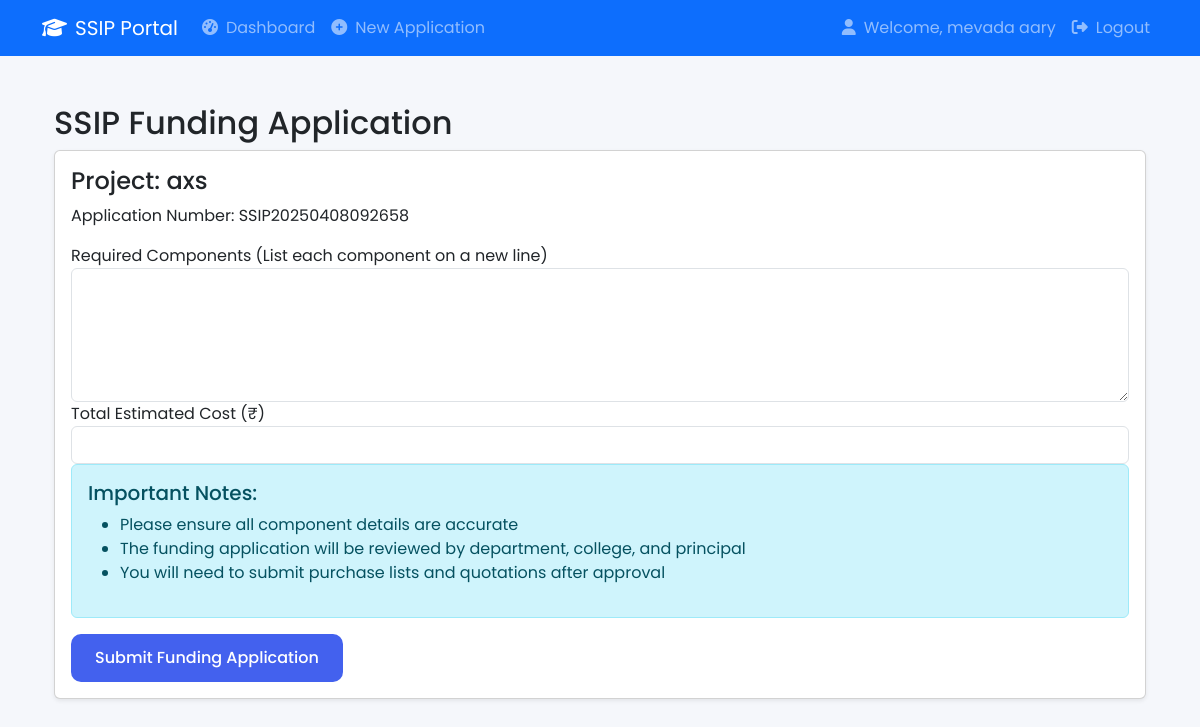
Screenshot of /new_funding_application/3 (signed in) with the database file from the repository.
### app.py (models this page shows, shortened)
class User(UserMixin, db.Model):
    id = db.Column(db.Integer, primary_key=True)
    email = db.Column(db.String(120), unique=True, nullable=False)
    password = db.Column(db.String(100), nullable=False)
    role = db.Column(db.String(20), nullable=False)  # student, dept_coord, college_coord, principal
    name = db.Column(db.String(100), nullable=False)
    department = db.Column(db.String(100))
    applications = db.relationship('Application', backref='applicant', lazy=True)

class Application(db.Model):
    id = db.Column(db.Integer, primary_key=True)
    application_number = db.Column(db.String(20), unique=True, nullable=False)
    project_title = db.Column(db.String(200), nullable=False)
    problem_statement = db.Column(db.Text, nullable=False)
    solution = db.Column(db.Text, nullable=False)
    team_members = db.Column(db.Text, nullable=False)
    required_components = db.Column(db.Text, nullable=False)
    total_cost = db.Column(db.Float, nullable=False)
    dept_status = db.Column(db.String(20), default='pending')
    dept_remarks = db.Column(db.Text)
    dept_review_date = db.Column(db.DateTime)
    college_status = db.Column(db.String(20), default='pending')
    college_remarks = db.Column(db.Text)
    college_review_date = db.Column(db.DateTime)
    principal_status = db.Column(db.String(20), default='pending')
    principal_remarks = db.Column(db.Text)
    principal_review_date = db.Column(db.DateTime)
    created_at = db.Column(db.DateTime, default=datetime.utcnow)
    user_id = db.Column(db.Integer, db.ForeignKey('user.id'), nullable=False)
    purchase_lists = db.relationship('PurchaseList', backref='application', lazy=True)
    utilization_certificates = db.relationship('UtilizationCertificate', backref='application', lazy=True)
    application_notifications = db.relationship('Notification', backref='related_application', lazy=True)

### app.py (the view, shortened to what this page needs)
@app.route('/new_funding_application/<int:application_id>', methods=['GET', 'POST'])
@login_required
def new_funding_application(application_id):
    application = Application.query.get_or_404(application_id)
    if not (current_user.id == application.user_id or current_user.role in ['dept_coord', 'college_coord', 'principal']):
        flash('You do not have permission to access this application', 'danger')
        return redirect(url_for('dashboard'))
    if application.dept_status != 'approved':
        flash('Application must be approved by department before submitting funding request', 'warning')
        return redirect(url_for('view_application', id=application_id))
    if FundingApplication.query.filter_by(application_id=application_id).first():
        flash('Funding application already exists for this project', 'warning')
        return redirect(url_for('view_application', id=application_id))
    return render_template('new_funding_application.html', application=application)

### app.py (called while the page is built)
@login_manager.user_loader
def load_user(user_id):
    return User.query.get(int(user_id))

### templates/new_funding_application.html
{% extends "base.html" %}
{% block content %}
<div class="container mt-5">
    <h2>SSIP Funding Application</h2>
    <div class="card">
        <div class="card-body">
            <h4>Project: {{ application.project_title }}</h4>
            <p>Application Number: {{ application.application_number }}</p>
            <form method="POST">
                <div class="form-group">
                    <label for="required_components">Required Components (List each component on a new line)</label>
                    <textarea class="form-control" id="required_components" name="required_components" rows="5" required></textarea>
                </div>
                <div class="form-group">
                    <label for="total_cost">Total Estimated Cost (₹)</label>
                    <input type="number" step="0.01" class="form-control" id="total_cost" name="total_cost" required>
                </div>
                <div class="alert alert-info">
                    <h5>Important Notes:</h5>
                    <ul>
                        <li>Please ensure all component details are accurate</li>
                        <li>The funding application will be reviewed by department, college, and principal</li>
                        <li>You will need to submit purchase lists and quotations after approval</li>
                    </ul>
                </div>
                <button type="submit" class="btn btn-primary">Submit Funding Application</button>
            </form>
        </div>
    </div>
</div>
{% endblock %}

### templates/base.html (shortened to what this page needs)
<!DOCTYPE html>
<html lang="en">
<head>
    <link href="https://cdnjs.cloudflare.com/ajax/libs/font-awesome/6.4.0/css/all.min.css" rel="stylesheet">
    <link href="https://cdn.jsdelivr.net/npm/bootstrap@5.3.0/dist/css/bootstrap.min.css" rel="stylesheet">
    <link rel="stylesheet" href="{{ url_for('static', filename='css/style.css') }}">
</head>
<body>
    <nav class="navbar navbar-expand-lg navbar-dark bg-primary">
        <div class="container">
            <a class="navbar-brand" href="{{ url_for('index') }}">
                <i class="fas fa-graduation-cap me-2"></i>SSIP Portal
            </a>
            <div class="collapse navbar-collapse" id="navbarNav">
                <ul class="navbar-nav me-auto">
                    {% if current_user.is_authenticated %}
                        <li class="nav-item">
                            <a class="nav-link" href="{{ url_for('dashboard') }}">
                                <i class="fas fa-tachometer-alt me-2"></i>Dashboard
                            </a>
                        </li>
                        {% if current_user.role == 'student' %}
                            <li class="nav-item">
                                <a class="nav-link" href="{{ url_for('new_application') }}">
                                    <i class="fas fa-plus-circle me-2"></i>New Application
                                </a>
                            </li>
                        {% endif %}
                    {% endif %}
                </ul>
                <ul class="navbar-nav">
                    {% if current_user.is_authenticated %}
                        <li class="nav-item">
                            <span class="nav-link">
                                <i class="fas fa-user me-2"></i>Welcome, {{ current_user.name }}
                            </span>
                        </li>
                        <li class="nav-item">
                            <a class="nav-link" href="{{ url_for('logout') }}">
                                <i class="fas fa-sign-out-alt me-2"></i>Logout
                            </a>
                        </li>
                    {% endif %}
                </ul>
            </div>
        </div>
    </nav>
    <div class="container mt-4">
        {% block content %}{% endblock %}
    </div>
</body>
</html>

### static/css/style.css (style rules this page uses)
:root { --primary: #4361ee; --secondary: #3f37c9; --success: #4cc9f0; --info: #4895ef; --warning: #f72585; --danger: #e63946; --light: #f8f9fa; --dark: #212529; }
body { background-color: #f5f7fb; font-family: 'Poppins', sans-serif; }
.btn { padding: 0.75rem 1.5rem; border-radius: 10px; font-weight: 500; transition: all 0.3s ease; }
.btn-primary { background: var(--primary); border: none; }
.card { margin-bottom: 1.5rem; box-shadow: 0 0.125rem 0.25rem rgba(0, 0, 0, 0.075); }

### rows the page displays
User: name "mevada aary"
Application: project_title "axs", application_number "SSIP20250408092658"
